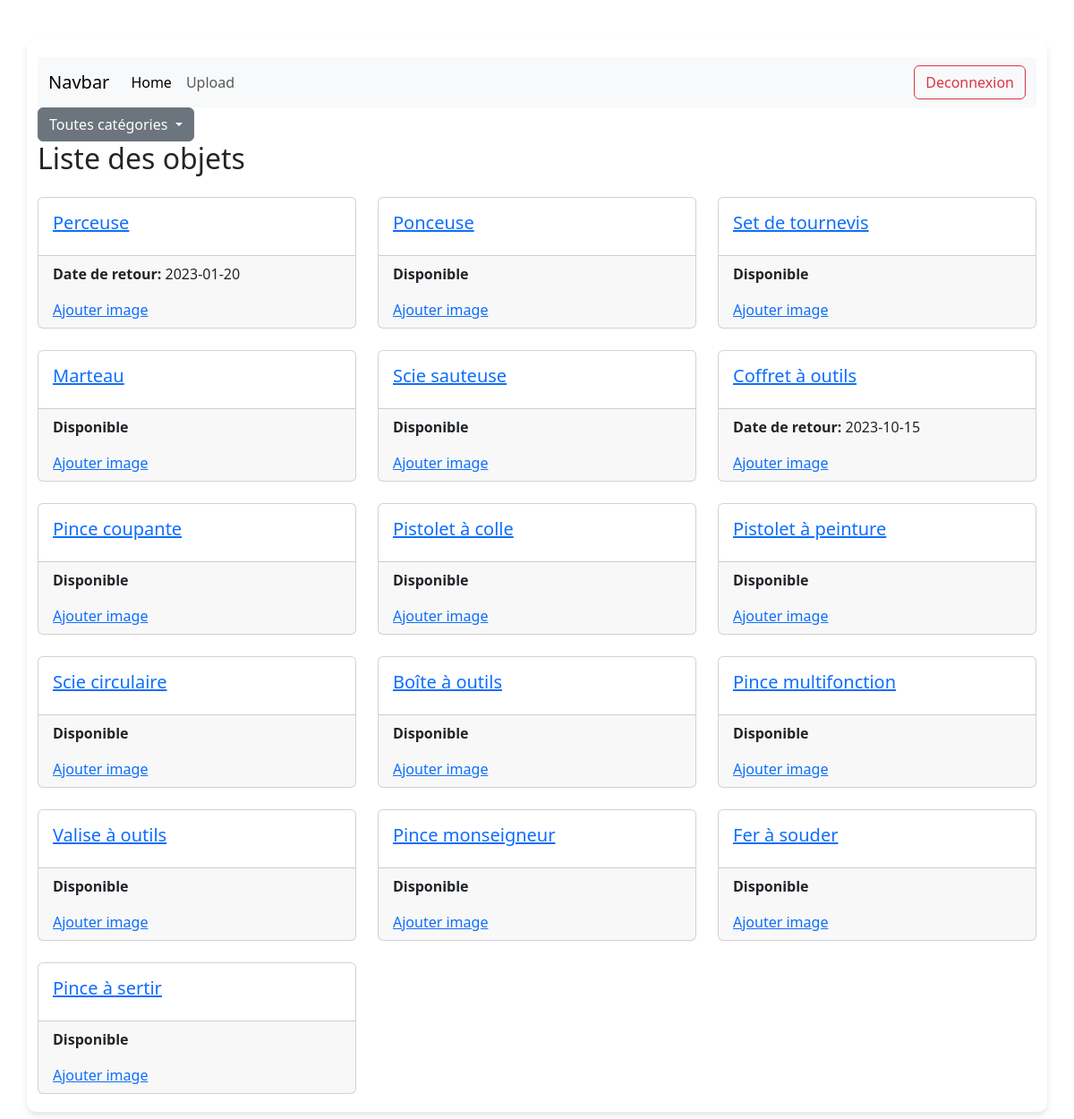
Screenshot of /pages/Filtres.php?id_cat=2 with the database file from the repository.
### tables this page shows
CREATE TABLE objet (
    id_object INT PRIMARY KEY AUTO_INCREMENT,
    nom_object VARCHAR(100) NOT NULL,
    id_categorie INT NOT NULL,
    id_membre INT NOT NULL,
    FOREIGN KEY (id_categorie) REFERENCES categorie_object(id_categorie),
    FOREIGN KEY (id_membre) REFERENCES membre(id_membre)
);

### inc/function.php (called while the page is built, shortened)
<?php
function dbconnect() {
    $connect = mysqli_connect('localhost', 'root', '', 'objet');
    mysqli_set_charset($connect, 'utf8');
    return $connect;
}
function filtre_categorie($id_categorie) {
    $id_categorie = intval($id_categorie);
    return mysqli_query(dbconnect(), "SELECT * FROM v_liste_objet WHERE id_categorie = $id_categorie");
}
?>

### pages/Filtres.php (the view, shortened to what this page needs)
<?php
    include('../inc/function.php');
    $id_categorie = $_GET['id_cat'];
    $lo = filtre_categorie($id_categorie);
?>
<!DOCTYPE html>
<html lang="en">
<head>
    <link rel="stylesheet" href="./assets/css/style.css">
    <link href="../assets/css/bootstrap.min.css" rel="stylesheet">
    <link rel="stylesheet" href="../assets/bootstrap-icons/font/bootstrap-icons.css">
</head>
<body>
    <div class="container mt-4">
        <nav class="navbar navbar-expand-lg bg-body-tertiary">
            <div class="container-fluid">
                <a class="navbar-brand" href="#">Navbar</a>
                <div class="collapse navbar-collapse" id="navbarSupportedContent">
                    <ul class="navbar-nav me-auto mb-2 mb-lg-0">
                    <li class="nav-item">
                        <a class="nav-link active" aria-current="page" href="#">Home</a>
                    </li>
                    <li class="nav-item">
                        <a class="nav-link" href="upload.php">Upload</a>
                    </li>
                    </ul>
                    <a href="logout.php" class="btn btn-outline-danger">Deconnexion</a>
                </div>
            </div>
        </nav>
        <div class="dropdown">
            <button class="btn btn-secondary dropdown-toggle" type="button" data-bs-toggle="dropdown" aria-expanded="false">
                Toutes catégories
            </button>
        </div>
        <h2 class="mb-4">Liste des objets</h2>
        <div class="row row-cols-1 row-cols-md-3 g-4">
            <?php foreach ($lo as $objet) { ?>
            <div class="col">
                <div class="card h-100">
                <div class="card-body">
                    <h5 class="card-title">
                        <a href="fiche_objet.php?id_object=<?php echo $objet['id_object'] ?>">
                            <?php echo ($objet['nom_object']) ?>
                        </a>
                    </h5>
                </div>
                <div class="card-footer">
                    <?php if($objet['date_retour'] != null) {?>
                        <p><strong>Date de retour: </strong><?php echo $objet['date_retour']?></p>
                    <?php } else {?>
                        <p><strong>Disponible</strong></p>
                    <?php }?>
                    <a href="upload.php?id_object=<?php echo $objet['id_object']?>">Ajouter image</a>
                </div>
                </div>
            </div>
            <?php } ?>
        </div>
    </div>
</body>
</html>

### assets/css/style.css (style rules this page uses)
body { background-color: #f9f9f9; color: #555; padding: 20px; text-align: center; line-height: 1.6; }
.container { max-width: 700px; margin: auto; background: #fff; padding: 20px; border-radius: 10px; box-shadow: 0 4px 6px rgba(0, 0, 0, 0.1); }

### rows the page displays
objet: nom_object "Perceuse", date_retour "2023-01-20"
objet: nom_object "Ponceuse", shows "Disponible"
objet: nom_object "Set de tournevis", shows "Disponible"
objet: nom_object "Marteau", shows "Disponible"
objet: nom_object "Scie sauteuse", shows "Disponible"
objet: nom_object "Coffret à outils", date_retour "2023-10-15"
objet: nom_object "Pince coupante", shows "Disponible"
objet: nom_object "Pistolet à colle", shows "Disponible"
objet: nom_object "Pistolet à peinture", shows "Disponible"
objet: nom_object "Scie circulaire", shows "Disponible"
objet: nom_object "Boîte à outils", shows "Disponible"
objet: nom_object "Pince multifonction", shows "Disponible"
objet: nom_object "Valise à outils", shows "Disponible"
objet: nom_object "Pince monseigneur", shows "Disponible"
objet: nom_object "Fer à souder", shows "Disponible"
objet: nom_object "Pince à sertir", shows "Disponible"
